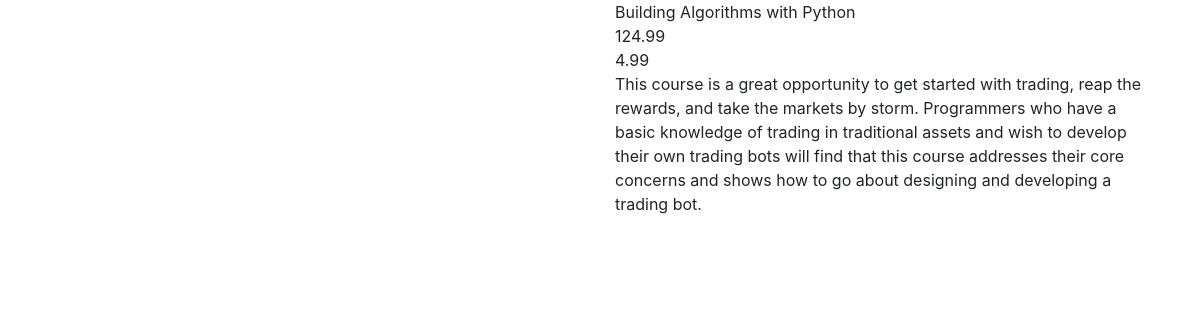
/1/, run on the app's committed database.
### shop/models.py (models this page shows, shortened)
class Products(models.Model):
    title = models.CharField(max_length=200)
    price = models.FloatField()
    discount_price = models.FloatField()
    category = models.CharField(max_length=200)
    description = models.TextField()
    image = models.CharField(max_length=300)

### shop/views.py (the view)
# urls.py: path('<int:id>/',views.detail,name='detail'),
def detail(request,id):
    product_object = Products.objects.get(id=id)
    return render(request,'shop/detail.html', {'product_object':product_object})

### shop/templates/shop/detail.html (shortened to what this page needs)
<!DOCTYPE html>
<html lang="en">
<head>
    <link rel="stylesheet" href="https://stackpath.bootstrapcdn.com/bootstrap/4.3.1/css/bootstrap.min.css">
</head>
<body>
    <div class="container">
        <div class="row">
            <div class="col-md-6">
                <div class="row">
                    <div class="col-md-12">
                    </div>
                </div>
            </div>
            <div class="col-md-6">
                <div class="row">
                    <div class="col-md-12">
                        {{ product_object.title }}
                    </div>
                </div>
                <div class="row">
                    <div class="col-md-12">
                        {{ product_object.price }}
                    </div>
                </div>
                <div class="row">
                    <div class="col-md-12">
                        {{ product_object.discount_price }}
                    </div>
                </div>
                <div class="row">
                    <div class="col-md-12">
                        {{ product_object.description }}
                    </div>
                </div>
            </div>
        </div>
    </div>
</body>
</html>

### data on the page
Products: title "Building Algorithms with Python", price "124.99", discount_price "4.99", description "This course is a great opportunity to get started with trading, reap the rewards, and take the markets by storm. Programmers who have a basic knowledge of trading in traditional assets and wish to develop their own trading bots will find that this course addresses their core concerns and shows how to go about designing and developing a trading bot."
